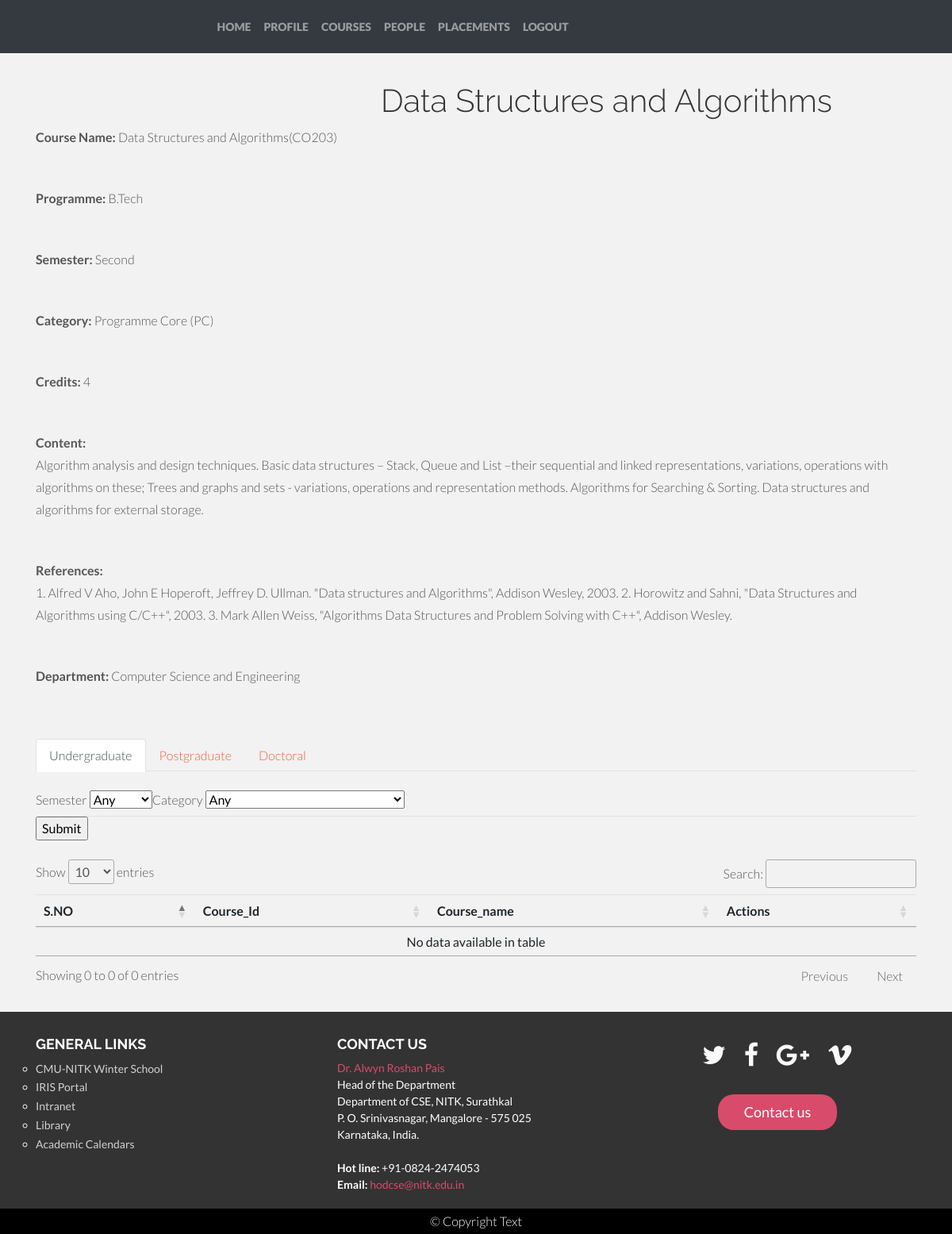
The app's page /courses.php?view=CO203 (signed in) with its own data.
### tables this page shows
CREATE TABLE `courses` (
  `Course_id` varchar(20) NOT NULL,
  `Course_name` varchar(40) NOT NULL,
  `Programme` varchar(40) NOT NULL,
  `Semester` varchar(10) NOT NULL,
  `Category` varchar(30) NOT NULL,
  `Credits` int(11) NOT NULL,
  `Content` text NOT NULL,
  `References` text NOT NULL,
  `Department` varchar(50) NOT NULL,
  `Instructors` text NOT NULL
);

### courses.php (the view, shortened to what this page needs)
<?php
require "partials/_dbconnect.php";
require 'partials/_nav.php';
if(isset($_GET['view']))
{
  $sno = $_GET['view'];
  $sql = "SELECT * FROM `courses` WHERE `Course_id` = '$sno'";
  $result = mysqli_query($link,$sql);
  if($result)
  {
           $row = mysqli_fetch_assoc($result);
           echo"<h1 style='margin-left:40%;margin-top:3%'>".$row['Course_name']."</h1>
           <div class='container' style:'margin-left=17%'>
           <p><span style='font-weight: bold;'>Course Name:</span> ".$row['Course_name'] ."(".$row['Course_id'].")</p><br>
           <p><span style='font-weight: bold;'>Programme:</span> ".$row['Programme']."</p><br>
           <p><span style='font-weight: bold;'>Semester:</span> ".$row['Semester']."</p><br>
           <p><span style='font-weight: bold;'>Category:</span> ".$row['Category']."</p><br>
           <p><span style='font-weight: bold;'>Credits:</span> ".$row['Credits']."</p><br>
           <p><span style='font-weight: bold;'>Content:</span><br> ".$row['Content']."</p><br>
           <p><span style='font-weight: bold;'>References:</span><br> ".$row['References']."</p><br>
           <p><span style='font-weight: bold;'>Department:</span> ".$row['Department']."</p><br>
           </div>
           ";
  }
  else{
    echo "Note has not been deleted from the iNote<br>";
  }
}
?>
<!doctype html>
<html lang="en">
  <head>
    <link rel="stylesheet" href="http://cdnjs.cloudflare.com/ajax/libs/font-awesome/4.6.3/css/font-awesome.min.css">
    <link rel="stylesheet"
          href="https://stackpath.bootstrapcdn.com/bootstrap/4.5.0/css/bootstrap.min.css"
>
    <link rel="stylesheet"
          href="//cdn.datatables.net/1.10.21/css/jquery.dataTables.min.css">
          <link href="css/bootstrap.css" rel="stylesheet">
    <link rel="stylesheet" type="text/css" href="css/style.css">
    <link href="css/font-awesome.min.css" rel="stylesheet">
  </head>
  <body>
     <div class="container my-3" >
        <ul class="nav nav-tabs" id="myTab" role="tablist">
  <li class="nav-item" role="presentation">
    <a class="nav-link active" id="undergraduate-tab" data-toggle="tab" href="#undergraduate" role="tab" aria-controls="undergraduate" aria-selected="true">Undergraduate</a>
  </li>
  <li class="nav-item" role="presentation">
    <a class="nav-link" id="postgraduate-tab" data-toggle="tab" href="#postgraduate" role="tab" aria-controls="postgraduate" aria-selected="false">Postgraduate</a>
  </li>
  <li class="nav-item" role="presentation">
    <a class="nav-link" id="doctoral-tab" data-toggle="tab" href="#doctoral" role="tab" aria-controls="contact" aria-selected="false">Doctoral</a>
  </li>
</ul>
<div class="tab-content" id="myTabContent">
  <div class="tab-pane fade show active" id="undergraduate" role="tabpanel" aria-labelledby="undergraduate-tab">
<div id="undergraduate" class="tabcontent" >
<br>
<form action ="/nitk/courses.php" method="post">
<ul class="nav nav-tabs">
<li>
<label for="semester">Semester</label>
  <select name="semester" id="semester">
        <option value="">Any</option>
        </select>
        </li><li>
        <label for="category">Category</label>
        <select name="category" id="category">
        <option value="">Any</option>
        </select>
        </li><li>
        </ul>
  <input type="submit" value="Submit" name="SubmitBtn">
            </form>
</div>
  </div>
  </div>
  </div>
  <div class="container my-4">
          <table class="table" id="myTable">
  <thead>
    <tr>
      <th scope="col">S.NO</th>
      <th scope="col">Course_Id</th>
      <th scope="col">Course_name</th>
      <th scope="col">Actions</th>
    </tr>
  </thead>
  <tbody>
  </tbody>
</table>
      </div>
    <?php
    require 'partials/_footer.php';
    ?>
  </body>
</html>

### css/style.css (style rules this page uses)
body { background-color: #f2f2f2; font-family: "Lato"; font-weight: 300; font-size: 16px; color: #555; -webkit-font-smoothing: antialiased; -webkit-overflow-scrolling: touch; }
h1, h2, h3, h4, h5, h6 { font-family: "Raleway"; font-weight: 300; color: #333; }
p { line-height: 28px; margin-bottom: 25px; }
a { color: #f85c37; word-wrap: break-word; -webkit-transition: color 0.1s ease-in, background 0.1s ease-in; -moz-transition: color 0.1s ease-in, background 0.1s ease-in; -ms-transition: color 0.1s ease-in, background 0.1s ease-in; -o-transition: color 0.1s ease-in, background 0.1s ease-in; transition: color 0.1s ease-in, background 0.1s ease-in; }
a:before, a:after { -webkit-transition: color 0.1s ease-in, background 0.1s ease-in; -moz-transition: color 0.1s ease-in, background 0.1s ease-in; -ms-transition: color 0.1s ease-in, background 0.1s ease-in; -o-transition: color 0.1s ease-in, background 0.1s ease-in; transition: color 0.1s ease-in, background 0.1s ease-in; }
body { overflow-x: hidden; }
ul, li { margin: 0; padding: 0; }

### records on screen
courses: Course_name "Data Structures and Algorithms", Course_id "CO203", Programme "B.Tech", Semester "Second", Category "Programme Core (PC)", Credits "4", Content "Algorithm analysis and design techniques. Basic data structures – Stack, Queue and List –their sequential and linked representations, variations, operations with algorithms on these; Trees and graphs and sets - variations, operations and representation methods. Algorithms for Searching & Sorting. Data structures and algorithms for external storage.", References "1. Alfred V Aho, John E Hoperoft, Jeffrey D. Ullman. \"Data structures and Algorithms\", Addison Wesley, 2003. 2. Horowitz and Sahni, \"Data Structures and Algorithms using C/C++\", 2003. 3. Mark Allen Weiss, \"Algorithms Data Structures and Problem Solving with C++\", Addison Wesley.", Department "Computer Science and Engineering"
